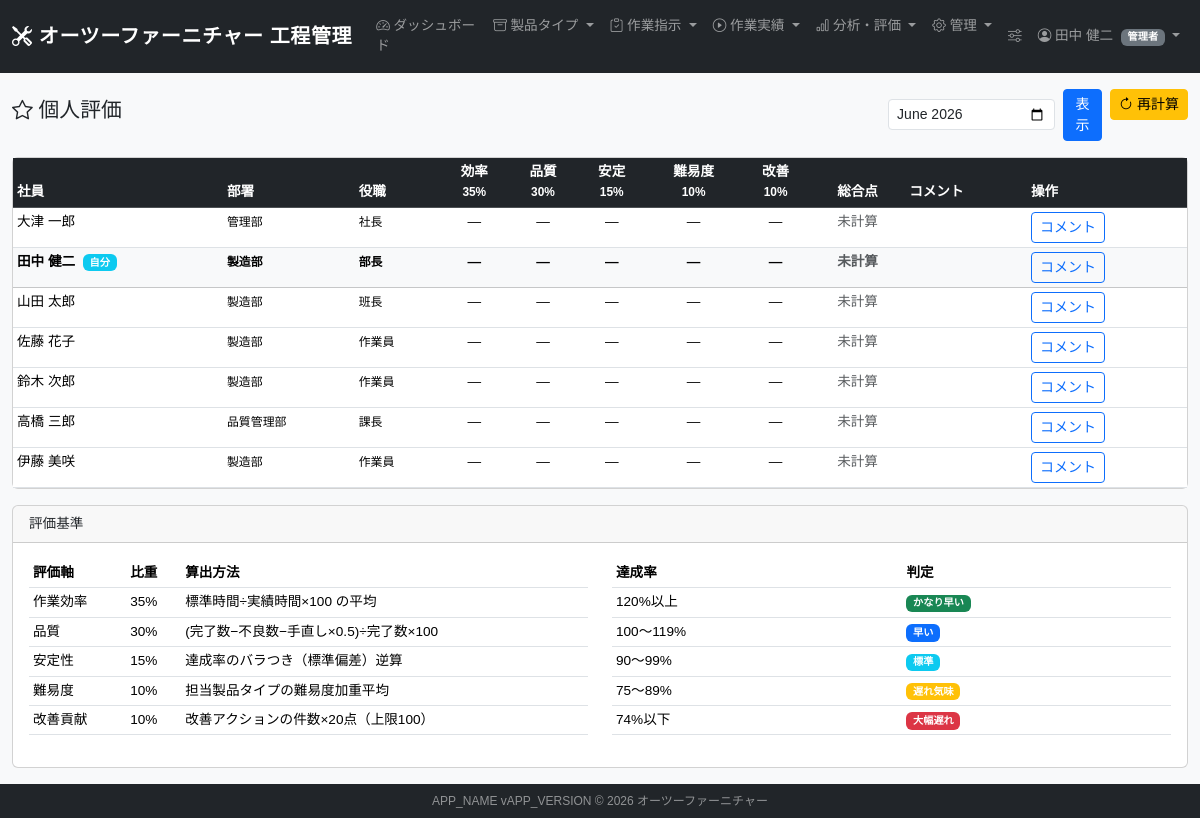
/evaluations.php (signed in), run on the app's committed database.
### tables this page shows
CREATE TABLE IF NOT EXISTS employees (
    id INT AUTO_INCREMENT PRIMARY KEY,
    employee_code VARCHAR(50) NOT NULL UNIQUE COMMENT '全アプリ共通の社員コード',
    name VARCHAR(100) NOT NULL COMMENT '社員名',
    name_kana VARCHAR(100) NULL COMMENT '社員名カナ',
    email VARCHAR(255) NULL COMMENT 'メールアドレス',
    phone VARCHAR(50) NULL COMMENT '電話番号',
    address TEXT NULL COMMENT '住所',
    joined_date DATE NULL COMMENT '入社日',
    retired_date DATE NULL COMMENT '退職日',
    employment_status ENUM('active','retired','leave') DEFAULT 'active' COMMENT '在籍状態',
    department_id INT NULL COMMENT '現在の部ID',
    section_id INT NULL COMMENT '現在の課ID',
    position_id INT NULL COMMENT '現在の役職ID',
    is_active TINYINT(1) DEFAULT 1 COMMENT '論理削除フラグ',
    created_at DATETIME DEFAULT CURRENT_TIMESTAMP,
    updated_at DATETIME DEFAULT CURRENT_TIMESTAMP ON UPDATE CURRENT_TIMESTAMP,
    CONSTRAINT fk_emp_dept FOREIGN KEY (department_id) REFERENCES departments(id),
    CONSTRAINT fk_emp_section FOREIGN KEY (section_id) REFERENCES sections(id),
    CONSTRAINT fk_emp_position FOREIGN KEY (position_id) REFERENCES positions(id)
);

CREATE TABLE IF NOT EXISTS departments (
    id INT AUTO_INCREMENT PRIMARY KEY,
    dept_code VARCHAR(50) NOT NULL UNIQUE COMMENT '部署コード',
    dept_name VARCHAR(100) NOT NULL COMMENT '部署名',
    display_order INT DEFAULT 0,
    is_active TINYINT(1) DEFAULT 1,
    created_at DATETIME DEFAULT CURRENT_TIMESTAMP
);

CREATE TABLE IF NOT EXISTS positions (
    id INT AUTO_INCREMENT PRIMARY KEY,
    position_code VARCHAR(50) NOT NULL UNIQUE COMMENT '役職コード',
    position_name VARCHAR(100) NOT NULL COMMENT '役職名',
    rank_level INT DEFAULT 0 COMMENT '役職レベル（大きいほど上位）',
    display_order INT DEFAULT 0,
    is_active TINYINT(1) DEFAULT 1,
    created_at DATETIME DEFAULT CURRENT_TIMESTAMP
);

### app/auth.php (called while the page is built, shortened)
<?php
require_once __DIR__ . '/db.php';
function getCurrentUser(): array {
    return [
        'id'          => $_SESSION['user_id']       ?? 0,
        'employee_id' => $_SESSION['employee_id']   ?? 0,
        'name'        => $_SESSION['employee_name'] ?? '',
        'login_id'    => $_SESSION['login_id']      ?? '',
        'role'        => $_SESSION['role']           ?? 'worker',
        'mfa_enabled' => $_SESSION['mfa_enabled']   ?? false,
    ];
}
function roleLabel(string $role): string {
    return match($role) {
        'president'       => '社長',
        'admin'           => '管理者',
        'factory_manager' => '工場長',
        'process_leader'  => '工程リーダー',
        'worker'          => '作業員',
        default           => $role,
    };
}

### app/permissions.php (called while the page is built, shortened)
<?php
function hasRole(string $minRole, string $userRole = ''): bool {
    if (empty($userRole)) {
        $user = getCurrentUser();
        $userRole = $user['role'];
    }
    $minLevel  = ROLE_LEVELS[$minRole]  ?? 0;
    $userLevel = ROLE_LEVELS[$userRole] ?? 0;
    return $userLevel >= $minLevel;
}
function isAdmin(): bool {
    return hasRole('admin');
}
function isLeader(): bool {
    return hasRole('process_leader');
}

### app/db.php (called while the page is built, shortened)
<?php
function getDB(): PDO {
    static $pdo = null;
    if ($pdo !== null) {
        return $pdo;
    }
    $dsn = sprintf(
        'mysql:host=%s;dbname=%s;charset=%s',
        DB_HOST, DB_NAME, DB_CHARSET
    );
    try {
        $pdo = new PDO($dsn, DB_USER, DB_PASS, [
            PDO::ATTR_ERRMODE            => PDO::ERRMODE_EXCEPTION,
            PDO::ATTR_DEFAULT_FETCH_MODE => PDO::FETCH_ASSOC,
            PDO::ATTR_EMULATE_PREPARES   => false,
        ]);
    } catch (PDOException $e) {
        error_log('[DB接続エラー] ' . $e->getMessage());
        http_response_code(503);
        die('<h1>データベース接続に失敗しました。管理者に連絡してください。</h1>');
    }
    return $pdo;
}
function dbFetchAll(string $sql, array $params = []): array {
    $stmt = getDB()->prepare($sql);
    $stmt->execute($params);
    return $stmt->fetchAll();
}

### app/evaluation_service.php (called while the page is built, shortened)
<?php
function getEvaluationList(string $targetMonth): array {
    return dbFetchAll(
        "SELECT e.id, e.employee_code, e.name, e.name_kana,
                d.dept_name, p.position_name,
                s.efficiency_score, s.quality_score, s.stability_score,
                s.difficulty_score, s.improvement_score, s.total_score,
                s.manager_comment
         FROM employees e
         LEFT JOIN departments d ON e.department_id = d.id
         LEFT JOIN positions p ON e.position_id = p.id
         LEFT JOIN monthly_worker_scores s
             ON s.employee_id = e.id AND s.target_month = ?
         WHERE e.is_active = 1 AND e.employment_status = 'active'
         ORDER BY ISNULL(s.total_score), s.total_score DESC, e.employee_code",
        [$targetMonth]
    );
}

### app/functions.php (called while the page is built, shortened)
<?php
function h(mixed $str): string {
    return htmlspecialchars((string)($str ?? ''), ENT_QUOTES | ENT_HTML5, 'UTF-8');
}

### public/evaluations.php (the view, shortened to what this page needs)
<?php
require_once __DIR__ . '/../app/db.php';
require_once __DIR__ . '/../app/auth.php';
require_once __DIR__ . '/../app/permissions.php';
require_once __DIR__ . '/../app/functions.php';
require_once __DIR__ . '/../app/evaluation_service.php';
$targetMonth = $_GET['month'] ?? date('Y-m');
$evalList = getEvaluationList($targetMonth);
require __DIR__ . '/parts/header.php';
?>
<div class="d-flex justify-content-between align-items-center mb-3">
  <h2><i class="bi bi-star"></i> 個人評価</h2>
  <div class="d-flex gap-2">
    <form method="get" class="d-flex gap-2 align-items-center">
      <input type="month" name="month" class="form-control form-control-sm" value="<?= h($targetMonth) ?>">
      <button type="submit" class="btn btn-sm btn-primary">表示</button>
    </form>
    <?php if (isLeader()): ?>
    <form method="post">
      <button type="submit" class="btn btn-sm btn-warning"
              onclick="return confirm('全社員のスコアを再計算しますか？')">
        <i class="bi bi-arrow-clockwise"></i> 再計算
      </button>
    </form>
    <?php endif; ?>
  </div>
</div>
<div class="card">
  <div class="card-body p-0">
    <div class="table-responsive">
      <table class="table table-hover table-sm mb-0">
        <thead class="table-dark">
          <tr>
            <th>社員</th><th>部署</th><th>役職</th>
            <th class="text-center">効率<br><small>35%</small></th>
            <th class="text-center">品質<br><small>30%</small></th>
            <th class="text-center">安定<br><small>15%</small></th>
            <th class="text-center">難易度<br><small>10%</small></th>
            <th class="text-center">改善<br><small>10%</small></th>
            <th class="text-center">総合点</th>
            <th>コメント</th>
            <th>操作</th>
          </tr>
        </thead>
        <tbody>
        <?php foreach ($evalList as $ev): ?>
          <?php
          $total = (float)($ev['total_score'] ?? 0);
          $totalClass = $total >= 90 ? 'success' : ($total >= 70 ? 'primary' : ($total >= 50 ? 'warning' : 'danger'));
          $isMe = $ev['id'] == $user['employee_id'];
          ?>
          <tr class="<?= $isMe ? 'table-light fw-bold' : '' ?>">
            <td>
              <?= h($ev['name']) ?>
              <?php if ($isMe): ?><span class="badge bg-info ms-1">自分</span><?php endif; ?>
            </td>
            <td><small><?= h($ev['dept_name'] ?? '―') ?></small></td>
            <td><small><?= h($ev['position_name'] ?? '―') ?></small></td>
            <td class="text-center"><?= $ev['efficiency_score'] ? round($ev['efficiency_score'], 1) : '―' ?></td>
            <td class="text-center"><?= $ev['quality_score']    ? round($ev['quality_score'], 1)    : '―' ?></td>
            <td class="text-center"><?= $ev['stability_score']  ? round($ev['stability_score'], 1)  : '―' ?></td>
            <td class="text-center"><?= $ev['difficulty_score'] ? round($ev['difficulty_score'], 1) : '―' ?></td>
            <td class="text-center"><?= $ev['improvement_score']? round($ev['improvement_score'], 1): '―' ?></td>
            <td class="text-center">
              <?php if ($total > 0): ?>
                <span class="badge bg-<?= $totalClass ?> fs-6"><?= round($total, 1) ?></span>
              <?php else: ?>
                <span class="text-muted">未計算</span>
              <?php endif; ?>
            </td>
            <td><small class="text-muted"><?= h(mb_substr($ev['manager_comment'] ?? '', 0, 30)) ?></small></td>
            <td>
              <?php if (isLeader()): ?>
              <button class="btn btn-sm btn-outline-primary" data-bs-toggle="modal"
                      data-bs-target="#commentModal<?= $ev['id'] ?>">コメント</button>
              <?php endif; ?>
            </td>
          </tr>
        <?php endforeach; ?>
        </tbody>
      </table>
    </div>
  </div>
</div>
<div class="card mt-3">
  <div class="card-header">評価基準</div>
  <div class="card-body">
    <div class="row">
      <div class="col-md-6">
        <table class="table table-sm">
          <tr><th>評価軸</th><th>比重</th><th>算出方法</th></tr>
          <tr><td>作業効率</td><td>35%</td><td>標準時間÷実績時間×100 の平均</td></tr>
          <tr><td>品質</td><td>30%</td><td>(完了数−不良数−手直し×0.5)÷完了数×100</td></tr>
          <tr><td>安定性</td><td>15%</td><td>達成率のバラつき（標準偏差）逆算</td></tr>
          <tr><td>難易度</td><td>10%</td><td>担当製品タイプの難易度加重平均</td></tr>
          <tr><td>改善貢献</td><td>10%</td><td>改善アクションの件数×20点（上限100）</td></tr>
        </table>
      </div>
      <div class="col-md-6">
        <table class="table table-sm">
          <tr><th>達成率</th><th>判定</th></tr>
          <tr><td>120%以上</td><td><span class="badge bg-success">かなり早い</span></td></tr>
          <tr><td>100〜119%</td><td><span class="badge bg-primary">早い</span></td></tr>
          <tr><td>90〜99%</td><td><span class="badge bg-info">標準</span></td></tr>
          <tr><td>75〜89%</td><td><span class="badge bg-warning">遅れ気味</span></td></tr>
          <tr><td>74%以下</td><td><span class="badge bg-danger">大幅遅れ</span></td></tr>
        </table>
      </div>
    </div>
  </div>
</div>
<?php require __DIR__ . '/parts/footer.php'; ?>

### public/parts/header.php (shortened to what this page needs)
<?php
$user      = getCurrentUser();
?>
<!DOCTYPE html>
<html lang="ja">
<head>
<link rel="stylesheet" href="https://cdn.jsdelivr.net/npm/bootstrap@5.3.3/dist/css/bootstrap.min.css">
<link rel="stylesheet" href="https://cdn.jsdelivr.net/npm/bootstrap-icons@1.11.3/font/bootstrap-icons.css">
<link rel="stylesheet" href="<?= APP_URL ?>/assets/css/style.css">
</head>
<body>
<nav class="navbar navbar-expand-lg navbar-dark bg-dark sticky-top">
  <div class="container-fluid">
    <a class="navbar-brand fw-bold" href="<?= APP_URL ?>/dashboard.php">
      <i class="bi bi-tools"></i> オーツーファーニチャー 工程管理
    </a>
    <div class="collapse navbar-collapse" id="navMenu">
      <ul class="navbar-nav me-auto">
        <li class="nav-item">
          <a class="nav-link" href="<?= APP_URL ?>/dashboard.php"><i class="bi bi-speedometer2"></i> ダッシュボード</a>
        </li>
        <li class="nav-item dropdown">
          <a class="nav-link dropdown-toggle" href="#" data-bs-toggle="dropdown">
            <i class="bi bi-archive"></i> 製品タイプ
          </a>
        </li>
        <li class="nav-item dropdown">
          <a class="nav-link dropdown-toggle" href="#" data-bs-toggle="dropdown">
            <i class="bi bi-clipboard-check"></i> 作業指示
          </a>
        </li>
        <li class="nav-item dropdown">
          <a class="nav-link dropdown-toggle" href="#" data-bs-toggle="dropdown">
            <i class="bi bi-play-circle"></i> 作業実績
          </a>
        </li>
        <?php if (isLeader()): ?>
        <li class="nav-item dropdown">
          <a class="nav-link dropdown-toggle" href="#" data-bs-toggle="dropdown">
            <i class="bi bi-bar-chart"></i> 分析・評価
          </a>
        </li>
        <?php endif; ?>
        <?php if (isAdmin()): ?>
        <li class="nav-item dropdown">
          <a class="nav-link dropdown-toggle" href="#" data-bs-toggle="dropdown">
            <i class="bi bi-gear"></i> 管理
          </a>
        </li>
        <?php endif; ?>
      </ul>
      <ul class="navbar-nav">
        <?php if (isAdmin()): ?>
        <li class="nav-item">
          <a class="nav-link" href="<?= APP_URL ?>/admin_settings.php" title="システム設定">
            <i class="bi bi-sliders"></i>
          </a>
        </li>
        <?php endif; ?>
        <li class="nav-item dropdown">
          <a class="nav-link dropdown-toggle" href="#" data-bs-toggle="dropdown">
            <i class="bi bi-person-circle"></i> <?= h($user['name']) ?>
            <span class="badge bg-secondary ms-1"><?= h(roleLabel($user['role'])) ?></span>
          </a>
        </li>
      </ul>
    </div>
  </div>
</nav>
<div class="container-fluid py-3">

### public/assets/css/style.css (style rules this page uses)
body { font-family: 'Hiragino Kaku Gothic ProN', 'Meiryo', 'Yu Gothic', sans-serif; font-size: 0.85rem; background-color: #f8f9fa; }
h2 { font-size: 1.3rem; }
.card-header { font-size: 0.85rem; }
.nav-link { font-size: 0.85rem; }
.navbar-brand { letter-spacing: 0.03em; }

### data on the page
employees: name "田中 健二", shows "自分", department.dept_name "製造部", position.position_name "部長"
employees: name "大津 一郎", department.dept_name "管理部", position.position_name "社長"
employees: name "山田 太郎", department.dept_name "製造部", position.position_name "班長"
employees: name "佐藤 花子", department.dept_name "製造部", position.position_name "作業員"
employees: name "鈴木 次郎", department.dept_name "製造部", position.position_name "作業員"
employees: name "高橋 三郎", department.dept_name "品質管理部", position.position_name "課長"
employees: name "伊藤 美咲", department.dept_name "製造部", position.position_name "作業員"

### other printed values
roleLabel($user['role']) "管理者"
APP_NAME "APP_NAME"
APP_VERSION "APP_VERSION"
